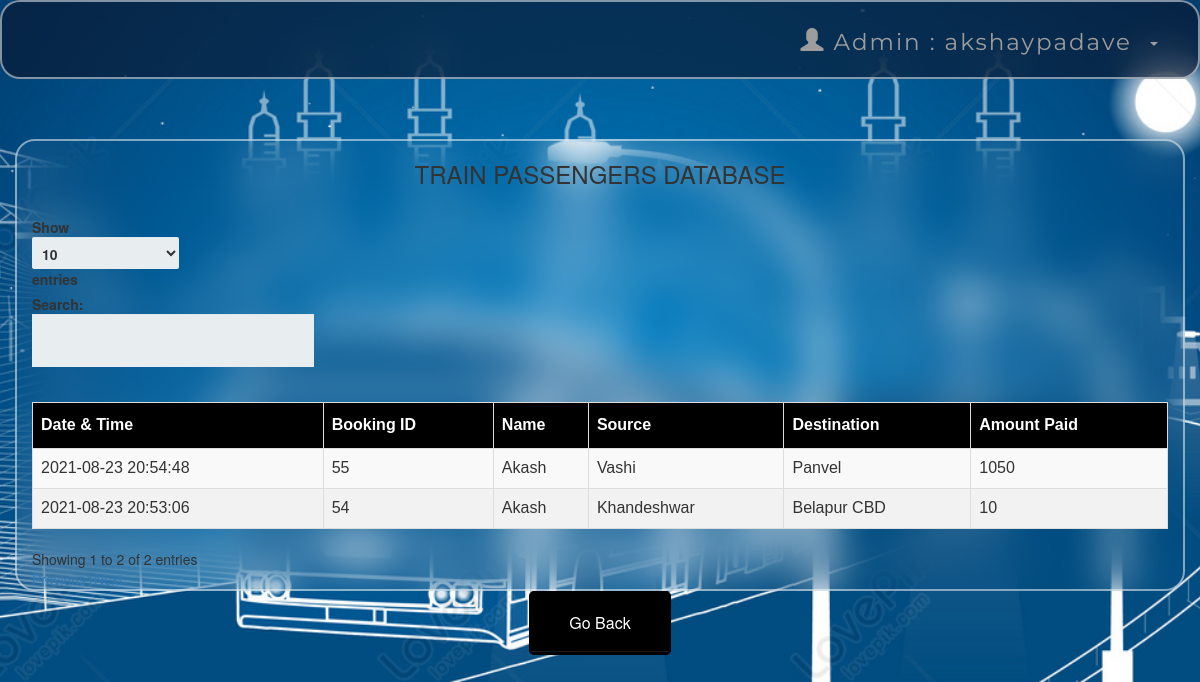
/admintraindb.php (signed in), run on the app's committed database.
### tables this page shows
CREATE TABLE `transactions` (
  `T_No.` int(10) NOT NULL,
  `email` varchar(50) NOT NULL,
  `source` varchar(50) NOT NULL,
  `dest` varchar(50) NOT NULL,
  `Name` varchar(50) NOT NULL,
  `Class` varchar(25) NOT NULL,
  `Type` varchar(25) NOT NULL,
  `NoOfpass` int(11) NOT NULL,
  `card_no` int(25) NOT NULL,
  `expmonth` int(2) NOT NULL,
  `expyear` int(2) NOT NULL,
  `cvv` int(3) NOT NULL,
  `pin` int(4) NOT NULL,
  `Date` datetime NOT NULL DEFAULT current_timestamp(),
  `Amt` int(10) NOT NULL,
  `Route` varchar(25) NOT NULL
);

### admintraindb.php (the view, shortened to what this page needs)
<?php
include 'connect.php' ;
include 'adminheader.php';
?>
 <!DOCTYPE html>
 <html>
 <link rel='stylesheet' href='index.css'>
      <head>
           <link rel="stylesheet" href="https://maxcdn.bootstrapcdn.com/bootstrap/3.3.6/css/bootstrap.min.css" />
           <link rel="stylesheet" href="https://cdn.datatables.net/1.10.12/css/dataTables.bootstrap.min.css" />
      </head>
      <body>
           <br /><br />
           <div class="container">
                <h3 align="center">TRAIN PASSENGERS DATABASE</h3>
                <br />
                <div class="table-responsive">
                     <table id="data" class="table table-striped table-bordered">
                          <thead>
                               <tr>
                                    <th> Date & Time</th>
                                    <th> Booking ID  </th>
                                    <th> Name </th>
                                    <th> Source </th>
                                    <th> Destination </th>
                                    <th> Amount Paid</th>
                               </tr>
                          </thead>
                          <tbody>
  <?php
   $result = mysqli_query($connect , "select * From transactions");
  while ($row = mysqli_fetch_assoc($result)):
  ?>
  <tr>
    <td><?php echo $row['Date']; ?></td>
    <td><?php echo $row['T_No.']; ?></td>
    <td><?php echo $row['Name']; ?></td>
    <td><?php echo $row['source']; ?></td>
    <td><?php echo $row['dest']; ?></td>
    <td><?php echo $row['Amt']; ?></td>
    </tr>
  <?php endwhile; ?>
</tbody>
                     </table>
                </div>
           </div>
      </body>
 </html>
<table align='center'>
<tr>
  <td><a href='admin.php'><button style="background-color: black ; border-color:black "  ><span style="color:white">Go Back </span> </button></a></td>
 </tr>

### index.css (style rules this page uses)
*, *:before, *:after { -moz-box-sizing: border-box; -webkit-box-sizing: border-box; box-sizing: border-box; }
body { background-size: cover; background: url("bg.jpg"); background-position: center center; background-attachment: fixed; -webkit-background-size: cover; -moz-background-size: cover; -o-background-size: cover; background-size: cover; background-repeat: no-repeat; font-family: 'Nunito', sans-serif; color: #b1dbff; }
a { text-decoration:none; }
td { text-align: center; }
button { padding: 19px 39px 18px 39px; color: #FFF; background-color: #a8db34; font-size: 18px; text-align: center; font-style: normal; border-radius: 5px; width: 100%; border: 1px solid #71db34; border-width: 1px 1px 3px; box-shadow: 0 -1px 0 rgba(255,255,255,0.1) inset; margin-bottom: 10px; }

### admintraindb.php (style rules this page uses)
table#data { font-size:16px; font-family: "Trebuchet MS", Arial, Helvetica, sans-serif; border-collapse: collapse; border-spacing: 0; width: 100%; }
#data td, #data th { border: 1px solid #ddd; text-align: left; padding: 8px; }
#data tr:nth-child(even) { background-color: #f2f2f2 }
#data th { padding-top: 11px; padding-bottom: 11px; background-color: black; color: white; }
div.container { background: transparent; border: 2px solid rgba(255,255,255,.5); border-radius: 20px; backdrop-filter: blur(20px); }

### data on the page
transactions: Date "2021-08-23 20:53:06", value "54", Name "Akash", source "Khandeshwar", dest "Belapur CBD", Amt "10"
transactions: Date "2021-08-23 20:54:48", value "55", Name "Akash", source "Vashi", dest "Panvel", Amt "1050"

### other printed values
$_SESSION['name'] "akshaypadave"
